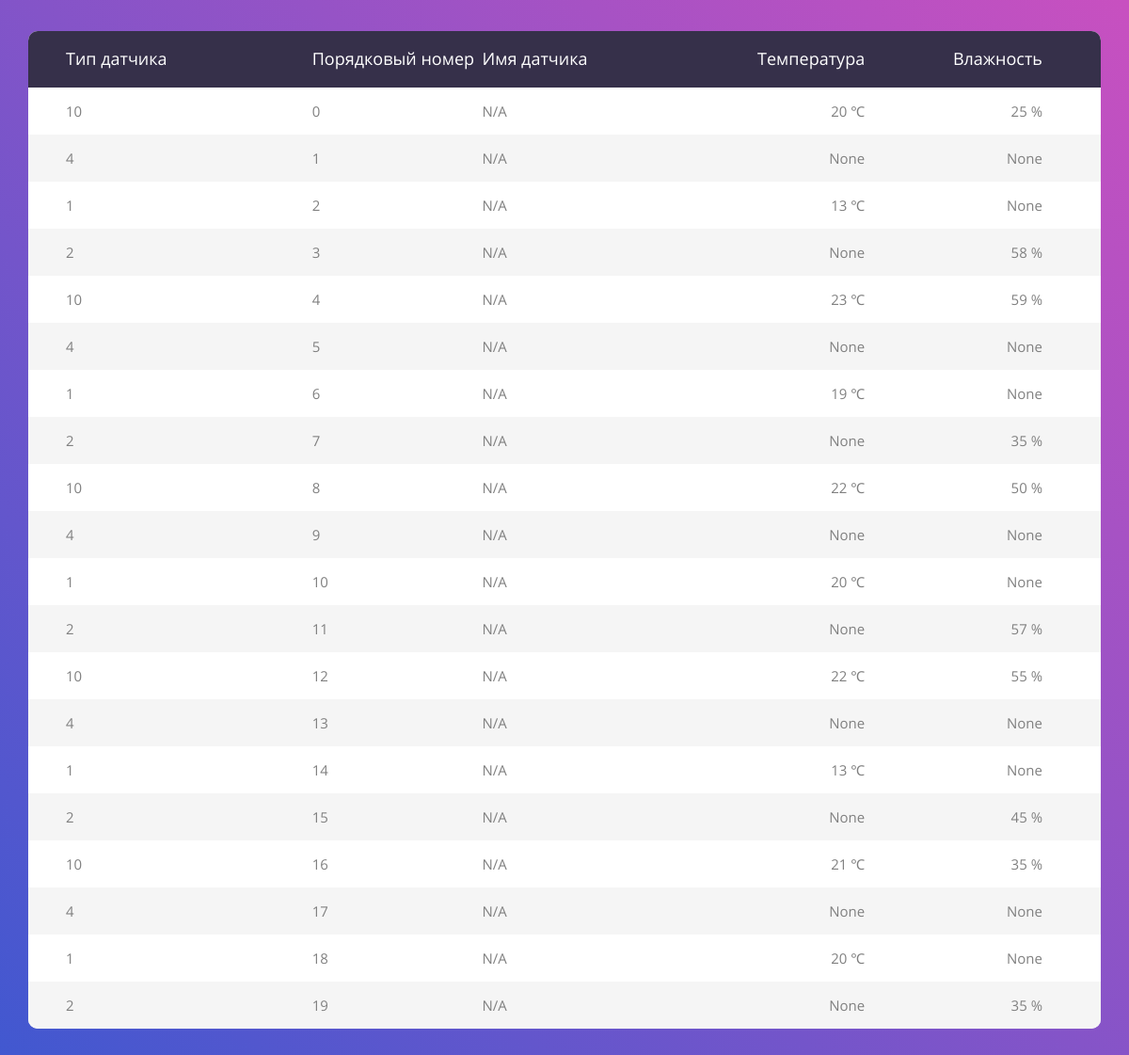
/api/view/table/, run on the app's committed database.
### web/models.py (models this page shows)
class SensorReadings(models.Model):
    class Meta:
        verbose_name = 'Показатели датчика'
        verbose_name_plural = 'Показатель датчика'
        db_table = 'sensor_readings'
    sensor_type = models.IntegerField(choices=SensorType.choices, verbose_name='Тип датчика')
    num = models.IntegerField(primary_key=True, unique=True, verbose_name='Порядковый номер')
    name = models.TextField(default='N/A', null=True, blank=True, verbose_name='Имя датчика')
    temperature = models.IntegerField(null=True, blank=True, verbose_name='Температура')
    humidity = models.IntegerField(blank=True, null=True, verbose_name='Влажность')

### web/views.py (the view)
# urls.py: path('view/table/', ViewSensorReadingsTable.as_view())
class ViewSensorReadingsTable(View):
    def get(self, request):
        print(get_all_sensor_readings())
        return render(request, 'index.html', context={'data': get_all_sensor_readings()})

### web/utils.py (called while the page is built)
def get_all_sensor_readings():
    return SensorReadings.objects.all()

### templates/index.html (shortened to what this page needs)
<!DOCTYPE html>
{% load static %}
<html lang="en">
<head>
	<link rel="stylesheet" type="text/css" href="{% static 'vendor/bootstrap/css/bootstrap.min.css' %}">
	<link rel="stylesheet" type="text/css" href="{% static 'fonts/font-awesome-4.7.0/css/font-awesome.min.css' %}">
	<link rel="stylesheet" type="text/css" href="{% static 'vendor/animate/animate.css' %}">
	<link rel="stylesheet" type="text/css" href="{% static 'vendor/select2/select2.min.css' %}">
	<link rel="stylesheet" type="text/css" href="{% static 'vendor/perfect-scrollbar/perfect-scrollbar.css' %}">
	<link rel="stylesheet" type="text/css" href="{% static 'css/util.css' %}">
	<link rel="stylesheet" type="text/css" href="{% static 'css/main.css' %}">
</head>
<body>
	<div class="limiter">
		<div class="container-table100">
			<div class="wrap-table100">
				<div class="table100">
					<table>
						<thead>
							<tr class="table100-head">
								<th class="column1">Тип датчика</th>
								<th class="column2">Порядковый номер</th>
								<th class="column3">Имя датчика</th>
								<th class="column4">Температура</th>
								<th class="column6">Влажность</th>
							</tr>
						</thead>
						<tbody>
                                {% for t in data %}
								<tr>
									<td class="column1">{{ t.sensor_type }}</td>
									<td class="column2">{{ t.num }}</td>
									<td class="column3">{{ t.name }}</td>
                                    {% if t.temperature %}
									    <td class="column4">{{ t.temperature }} ℃</td>
                                    {% else %}
                                        <td class="column4">{{ t.temperature }}</td>
                                    {% endif %}
                                    {% if t.humidity %}
									    <td class="column6">{{ t.humidity }} %</td>
                                    {% else %}
                                        <td class="column6">{{ t.humidity }}</td>
                                    {% endif %}
								</tr>
                                {% endfor %}
						</tbody>
					</table>
				</div>
			</div>
		</div>
	</div>
</body>
</html>

### web/static/css/main.css (style rules this page uses)
* { margin: 0px; padding: 0px; box-sizing: border-box; }
body, html { height: 100%; font-family: sans-serif; }
.limiter { width: 100%; margin: 0 auto; }
.container-table100 { width: 100%; min-height: 100vh; background: #c850c0; background: -webkit-linear-gradient(45deg, #4158d0, #c850c0); background: -o-linear-gradient(45deg, #4158d0, #c850c0); background: -moz-linear-gradient(45deg, #4158d0, #c850c0); background: linear-gradient(45deg, #4158d0, #c850c0); display: -webkit-box; display: -webkit-flex; display: -moz-box; display: -ms-flexbox; display: flex; align-items: center; justify-content: center; flex-wrap: wrap; padding: 33px 30px; }
.wrap-table100 { width: 1170px; }
table { border-spacing: 1; border-collapse: collapse; background: white; border-radius: 10px; overflow: hidden; width: 100%; margin: 0 auto; position: relative; }
table * { position: relative; }
table td, table th { padding-left: 8px; }
table thead tr { height: 60px; background: #36304a; }
table tbody tr { height: 50px; }
table tbody tr:last-child { border: 0; }
table td, table th { text-align: left; }
.table100-head th { font-family: OpenSans-Regular; font-size: 18px; color: #fff; line-height: 1.2; font-weight: unset; }
tbody tr:nth-child(even) { background-color: #f5f5f5; }
tbody tr { font-family: OpenSans-Regular; font-size: 15px; color: #808080; line-height: 1.2; font-weight: unset; }
.column1 { width: 260px; padding-left: 40px; }
.column2 { width: 160px; }
.column3 { width: 245px; }
.column4 { width: 110px; text-align: right; }
.column6 { width: 222px; text-align: right; padding-right: 62px; }

### data on the page
SensorReadings: sensor_type "10", num "0", name "N/A", temperature "20", humidity "25"
SensorReadings: sensor_type "4", num "1", name "N/A", temperature "None", humidity "None"
SensorReadings: sensor_type "1", num "2", name "N/A", temperature "13", humidity "None"
SensorReadings: sensor_type "2", num "3", name "N/A", temperature "None", humidity "58"
SensorReadings: sensor_type "10", num "4", name "N/A", temperature "23", humidity "59"
SensorReadings: sensor_type "4", num "5", name "N/A", temperature "None", humidity "None"
SensorReadings: sensor_type "1", num "6", name "N/A", temperature "19", humidity "None"
SensorReadings: sensor_type "2", num "7", name "N/A", temperature "None", humidity "35"
SensorReadings: sensor_type "10", num "8", name "N/A", temperature "22", humidity "50"
SensorReadings: sensor_type "4", num "9", name "N/A", temperature "None", humidity "None"
SensorReadings: sensor_type "1", num "10", name "N/A", temperature "20", humidity "None"
SensorReadings: sensor_type "2", num "11", name "N/A", temperature "None", humidity "57"
SensorReadings: sensor_type "10", num "12", name "N/A", temperature "22", humidity "55"
SensorReadings: sensor_type "4", num "13", name "N/A", temperature "None", humidity "None"
SensorReadings: sensor_type "1", num "14", name "N/A", temperature "13", humidity "None"
SensorReadings: sensor_type "2", num "15", name "N/A", temperature "None", humidity "45"
SensorReadings: sensor_type "10", num "16", name "N/A", temperature "21", humidity "35"
SensorReadings: sensor_type "4", num "17", name "N/A", temperature "None", humidity "None"
SensorReadings: sensor_type "1", num "18", name "N/A", temperature "20", humidity "None"
SensorReadings: sensor_type "2", num "19", name "N/A", temperature "None", humidity "35"
